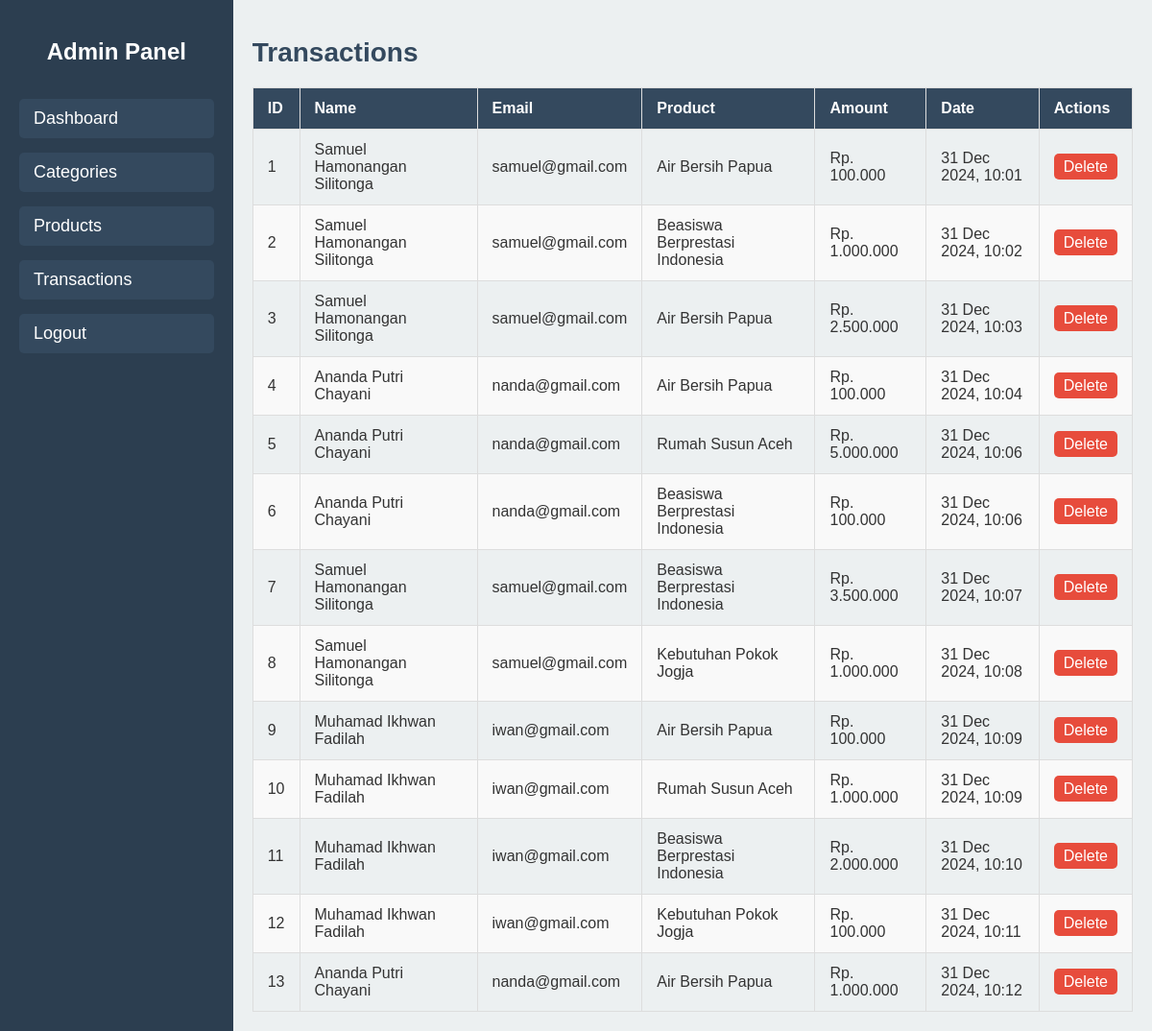
Screenshot of /admin_transactions.php with the database file from the repository.
### tables this page shows
CREATE TABLE `donations` (
  `id` int(11) NOT NULL,
  `product_id` int(11) NOT NULL,
  `donor_name` varchar(100) NOT NULL,
  `donor_email` varchar(150) NOT NULL,
  `amount` decimal(15,2) NOT NULL,
  `donation_date` timestamp NOT NULL DEFAULT current_timestamp()
);

CREATE TABLE `products` (
  `id` int(11) NOT NULL,
  `category_id` int(11) NOT NULL,
  `name` varchar(150) NOT NULL,
  `description` text NOT NULL,
  `goal_price` decimal(15,2) NOT NULL,
  `current_price` decimal(15,2) DEFAULT 0.00,
  `thumbnail` varchar(255) NOT NULL
);

### admin_transactions.php (the view, shortened to what this page needs)
<?php
include('includes/db.php');
$query = "SELECT donations.id, donations.donor_name, donations.donor_email, products.name AS product_name, donations.amount, donations.donation_date
          FROM donations
          JOIN products ON donations.product_id = products.id";
$result = $conn->query($query);
?>
<!DOCTYPE html>
<html lang="en">
<head>
    <link rel="stylesheet" href="css/style_admin.css">
</head>
<body>
    <div class="sidebar">
        <h2>Admin Panel</h2>
        <ul>
            <li><a href="admin_dashboard.php">Dashboard</a></li>
            <li><a href="admin_categories.php">Categories</a></li>
            <li><a href="admin_products.php">Products</a></li>
            <li><a href="admin_transactions.php">Transactions</a></li>
            <li><a href="logout.php">Logout</a></li>
        </ul>
    </div>
    <div class="main-content">
        <h1>Transactions</h1>
        <table class="table">
            <thead>
                <tr>
                    <th>ID</th>
                    <th>Name</th>
                    <th>Email</th>
                    <th>Product</th>
                    <th>Amount</th>
                    <th>Date</th>
                    <th>Actions</th>
                </tr>
            </thead>
            <tbody>
                <?php while ($row = $result->fetch_assoc()) { ?>
                    <tr>
                        <td><?php echo $row['id']; ?></td>
                        <td><?php echo htmlspecialchars($row['donor_name']); ?></td>
                        <td><?php echo htmlspecialchars($row['donor_email']); ?></td>
                        <td><?php echo htmlspecialchars($row['product_name']); ?></td>
                        <td>Rp. <?php echo number_format($row['amount'], 0, ',', '.'); ?></td>
                        <td><?php echo htmlspecialchars(date('d M Y, H:i', strtotime($row['donation_date']))); ?></td>
                        <td>
                            <a class="delete-btn" href="admin_transactions.php?delete_id=<?php echo $row['id']; ?>" onclick="return confirm('Are you sure you want to delete this transaction?');">Delete</a>
                        </td>
                    </tr>
                <?php } ?>
            </tbody>
        </table>
    </div>
</body>
</html>

### css/style_admin.css (style rules this page uses)
body { margin: 0; font-family: Arial, sans-serif; background-color: #f4f4f9; color: #333; display: flex; min-height: 100vh; }
.sidebar { background-color: #2c3e50; color: white; width: 250px; padding: 20px; display: flex; flex-direction: column; }
.sidebar h2 { font-size: 24px; margin-bottom: 20px; text-align: center; }
.sidebar ul { list-style: none; padding: 0; margin: 0; }
.sidebar ul li { margin: 15px 0; }
.sidebar ul li a { text-decoration: none; color: white; font-size: 18px; padding: 10px 15px; background-color: #34495e; border-radius: 5px; display: block; }
.main-content { flex-grow: 1; padding: 20px; background-color: #ecf0f1; }
.main-content h1 { font-size: 28px; margin-bottom: 20px; color: #34495e; }
.table { width: 100%; border-collapse: collapse; margin-top: 20px; }
.table th, .table td { border: 1px solid #ddd; padding: 12px 15px; text-align: left; }
.table th { background-color: #34495e; color: white; font-size: 16px; }
.table tbody tr:nth-child(even) { background-color: #f9f9f9; }
.table tbody tr { font-size: 16px; }

### admin_transactions.php (style rules this page uses)
.delete-btn { color: #fff; background-color: #e74c3c; border: none; padding: 5px 10px; border-radius: 5px; cursor: pointer; text-decoration: none; }

### rows the page displays
donations: id "1", donor_name "Samuel Hamonangan Silitonga", donor_email "samuel@gmail.com", product.name "Air Bersih Papua", amount "100.000", donation_date "31 Dec 2024, 10:01"
donations: id "2", donor_name "Samuel Hamonangan Silitonga", donor_email "samuel@gmail.com", product.name "Beasiswa Berprestasi Indonesia", amount "1.000.000", donation_date "31 Dec 2024, 10:02"
donations: id "3", donor_name "Samuel Hamonangan Silitonga", donor_email "samuel@gmail.com", product.name "Air Bersih Papua", amount "2.500.000", donation_date "31 Dec 2024, 10:03"
donations: id "4", donor_name "Ananda Putri Chayani", donor_email "nanda@gmail.com", product.name "Air Bersih Papua", amount "100.000", donation_date "31 Dec 2024, 10:04"
donations: id "5", donor_name "Ananda Putri Chayani", donor_email "nanda@gmail.com", product.name "Rumah Susun Aceh", amount "5.000.000", donation_date "31 Dec 2024, 10:06"
donations: id "6", donor_name "Ananda Putri Chayani", donor_email "nanda@gmail.com", product.name "Beasiswa Berprestasi Indonesia", amount "100.000", donation_date "31 Dec 2024, 10:06"
donations: id "7", donor_name "Samuel Hamonangan Silitonga", donor_email "samuel@gmail.com", product.name "Beasiswa Berprestasi Indonesia", amount "3.500.000", donation_date "31 Dec 2024, 10:07"
donations: id "8", donor_name "Samuel Hamonangan Silitonga", donor_email "samuel@gmail.com", product.name "Kebutuhan Pokok Jogja", amount "1.000.000", donation_date "31 Dec 2024, 10:08"
donations: id "9", donor_name "Muhamad Ikhwan Fadilah", donor_email "iwan@gmail.com", product.name "Air Bersih Papua", amount "100.000", donation_date "31 Dec 2024, 10:09"
donations: id "10", donor_name "Muhamad Ikhwan Fadilah", donor_email "iwan@gmail.com", product.name "Rumah Susun Aceh", amount "1.000.000", donation_date "31 Dec 2024, 10:09"
donations: id "11", donor_name "Muhamad Ikhwan Fadilah", donor_email "iwan@gmail.com", product.name "Beasiswa Berprestasi Indonesia", amount "2.000.000", donation_date "31 Dec 2024, 10:10"
donations: id "12", donor_name "Muhamad Ikhwan Fadilah", donor_email "iwan@gmail.com", product.name "Kebutuhan Pokok Jogja", amount "100.000", donation_date "31 Dec 2024, 10:11"
donations: id "13", donor_name "Ananda Putri Chayani", donor_email "nanda@gmail.com", product.name "Air Bersih Papua", amount "1.000.000", donation_date "31 Dec 2024, 10:12"
